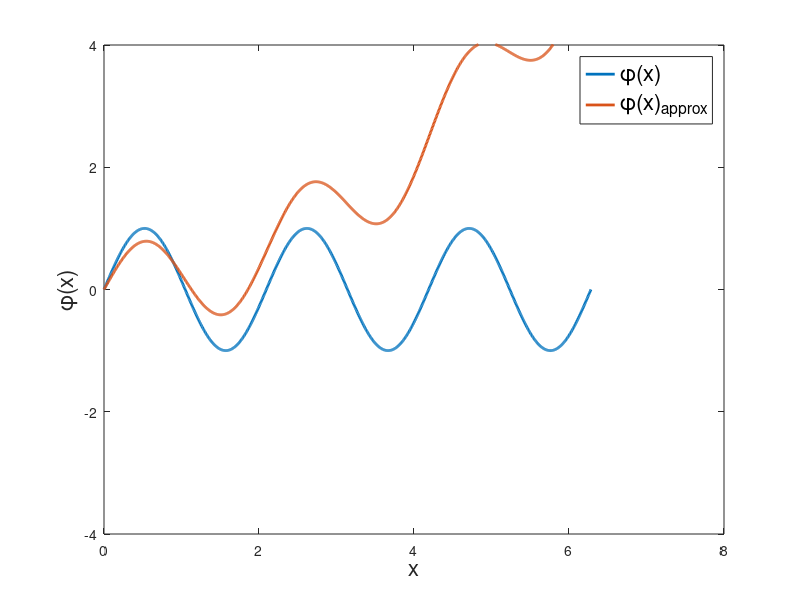

The MATLAB script that drew this image:
clear all
close all
clc

x = linspace(0,2*pi,1000);

phi_ex = sin(3*x);

phi_app = pi*x.^2+(0.5)*1.5*sin(3*x)-3*x.^2*1;

plot(x,phi_ex, 'LineWidth',2)
hold on
plot(x,phi_app, 'LineWidth',2)

xlim([0 8])
ylim([-4 4])

xlabel('x', 'Fontsize',16)
ylabel('\phi(x)', 'Fontsize',16)

legend('\phi(x)','\phi(x)_{approx}', 'Fontsize',16)